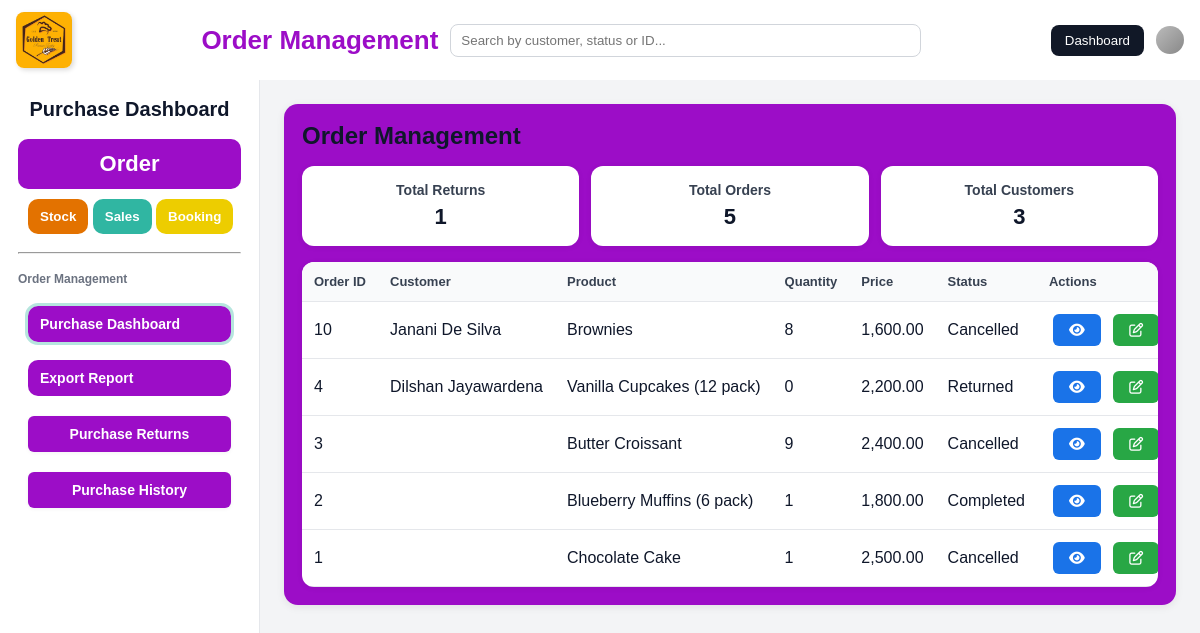
The page /order/order.php on the database its author committed.
### tables this page shows
CREATE TABLE `orders` (
  `id` int(11) NOT NULL,
  `order_number` varchar(64) DEFAULT NULL,
  `user_id` int(11) DEFAULT NULL,
  `order_date` date NOT NULL,
  `customer_name` varchar(100) NOT NULL,
  `customer_email` varchar(255) NOT NULL,
  `product` varchar(100) NOT NULL,
  `quantity` int(11) NOT NULL DEFAULT 1,
  `original_quantity` int(11) NOT NULL DEFAULT 0,
  `price` decimal(10,2) NOT NULL DEFAULT 0.00,
  `total_amount` decimal(10,2) NOT NULL DEFAULT 0.00,
  `original_price` decimal(10,2) NOT NULL DEFAULT 0.00,
  `status` varchar(60) NOT NULL DEFAULT 'Order Received',
  `created_at` timestamp NOT NULL DEFAULT current_timestamp(),
  `updated_at` timestamp NOT NULL DEFAULT current_timestamp() ON UPDATE current_timestamp(),
  `customer_phone` varchar(32) DEFAULT NULL,
  `order_summary` longtext DEFAULT NULL,
  `deleted_at` datetime DEFAULT NULL,
  `deleted_by` int(11) DEFAULT NULL
);

### order/order.php (the view, shortened to what this page needs)
<?php
$host = "localhost";
$user = "root";
$pass = "";
$db   = "golden_treat";
$conn = new mysqli($host, $user, $pass, $db);
$conn->set_charset('utf8mb4');
$sql = "SELECT id, order_date, customer_name, product, quantity, price, status
        FROM orders
        WHERE deleted_at IS NULL
        ORDER BY id DESC";
$stmt = $conn->prepare($sql);
$stmt->execute();
$result = $stmt->get_result();
$orders = $result->fetch_all(MYSQLI_ASSOC);
$res2 = $conn->query("SELECT COUNT(*) AS total_orders FROM orders WHERE deleted_at IS NULL");
$row2 = $res2->fetch_assoc();
$totalOrders = (int)$row2['total_orders'];
$res3 = $conn->query("SELECT COUNT(*) AS total_returns FROM orders WHERE status = 'Returned' AND deleted_at IS NULL");
$row3 = $res3 ? $res3->fetch_assoc() : null; $totalReturns = (int)($row3['total_returns'] ?? 0);
$res4 = $conn->query("SELECT COUNT(DISTINCT customer_name) AS total_customers FROM orders WHERE deleted_at IS NULL"); $row4 = $res4 ? $res4->fetch_assoc() : null; $totalCustomers = (int)($row4['total_customers'] ?? 0);
?>
<!DOCTYPE html>
<html lang="en">
<head>
  <link rel="stylesheet" href="css/order_style.css">
  <link rel="stylesheet" href="https://cdnjs.cloudflare.com/ajax/libs/font-awesome/6.6.0/css/all.min.css"/>
</head>
<body>
  <div class="header">
    <div class="header-left"><img src="logo.jpg" alt="Logo" /></div>
    <div class="header-middle">
      <div class="header-middle-title">Order Management</div>
      <div class="search-bar"><input id="globalSearch" type="text" placeholder="Search by customer, status or ID..." />
      </div>
    </div>
    <div class="header-right">
  <button class="role-btn" onclick="window.location.href='index.html'">Dashboard</button>
      <div class="user-icon"></div>
    </div>
  </div>
  <div class="layout">
    <aside class="sidebar">
      <h1>Purchase Dashboard</h1>
      <nav>
        <button class="salesbtn" disabled>Order</button>
        <div class="otherbtn">
     <button class="Sbtn" onclick="window.location.href='../stoke/stock.php'">Stock</button>
    <button class="Ubtn" onclick="window.location.href='../sales/index.php'">Sales</button>
    <button class="Bbtn" onclick="window.location.href='../booking/index.html'">Booking</button>
        </div>
        <hr />
        <p>Order Management</p>
        <div class="salebtn">
          <button class="tab-btn active" data-page="sales-dashboard">Purchase Dashboard</button>
          <button class="tab-btn" data-page="sales-export">Export Report</button>
          <button type="button" class="orderhistory" onclick="window.location.href='purchase_returns.php'">Purchase Returns</button>
          <button type="button" class="orderhistory" onclick="window.location.href='purchase_history.php'">Purchase History</button>
        </div>
      </nav>
    </aside>
<main class="free-area">
      <section id="orders" class="panel active">
         <div class="content">
        <h2>Order Management</h2>
         <div class="cards">
            <div class="card">
              <h3>Total Returns</h3>
              <p id="cardTotal"><?= $totalReturns ?></p>
            </div>
            <div class="card">
              <h3>Total Orders</h3>
              <p id="cardOrders"><?= $totalOrders ?></p>
            </div>
            <div class="card">
              <h3>Total Customers</h3>
              <p id="cardCustomers"><?= $totalCustomers ?></p>
            </div>
          </div>
        <div class="table-wrap">
        <table>
          <thead>
            <tr>
              <th>Order ID</th>
              <th>Customer</th>
              <th>Product</th>
              <th>Quantity</th>
              <th>Price</th>
              <th>Status</th>
              <th>Actions</th>
            </tr>
          </thead>
          <tbody id="orderTable">
            <?php if(empty($orders)): ?>
              <tr><td colspan="7" style="text-align:center;padding:18px">No orders found</td></tr>
            <?php else: foreach($orders as $o): ?>
              <tr>
                <td><?= htmlspecialchars($o['id']) ?></td>
                <td><?= htmlspecialchars($o['customer_name']) ?></td>
                <td><?= htmlspecialchars($o['product']) ?></td>
                <td><?= (int)$o['quantity'] ?></td>
                <td><?= number_format((float)$o['price'], 2) ?></td>
                <td><?= htmlspecialchars($o['status']) ?></td>
                <td>
                  <button class="btnview"
                    type="button"
                    data-id="<?= htmlspecialchars($o['id']) ?>"
                    data-order-date="<?= htmlspecialchars($o['order_date']) ?>"
                    data-customer_name="<?= htmlspecialchars($o['customer_name']) ?>"
                    data-product="<?= htmlspecialchars($o['product']) ?>"
                    data-quantity="<?= (int)$o['quantity'] ?>"
                    data-price="<?= htmlspecialchars($o['price']) ?>"
                    data-status="<?= htmlspecialchars($o['status']) ?>">
                    <i class="fa-solid fa-eye"></i>
                  </button>
                  <button class="btnupdate"
                    type="button"
                    data-id="<?= htmlspecialchars($o['id']) ?>"
                    data-order-date="<?= htmlspecialchars($o['order_date']) ?>"
                    data-customer="<?= htmlspecialchars($o['customer_name']) ?>"
                    data-product="<?= htmlspecialchars($o['product']) ?>"
                    data-quantity="<?= (int)$o['quantity'] ?>"
                    data-price="<?= htmlspecialchars($o['price']) ?>"
                    data-status="<?= htmlspecialchars($o['status']) ?>">
                    <i class="fa-regular fa-pen-to-square"></i>
                  </button>
                </td>
              </tr>
            <?php endforeach; endif; ?>
          </tbody>
        </table>
        </div>
      </section>
    </main>
  </div>
</body>
</html>

### order/css/order_style.css (style rules this page uses)
:root { --brand: #9c0dc7; --ink: #111827; --paper: #fff; --muted: #6b7280; --soft: #e5e7eb; --warn: #ffc107; --danger: #dc3545; --primary: #007bff; }
* { margin: 0; padding: 0; box-sizing: border-box }
body { font-family: Arial, Helvetica, sans-serif; background: #f4f6f9; color: #0f172a; min-height: 100vh; display: flex; flex-direction: column }
.header { display: flex; align-items: center; justify-content: space-between; background: #fff; padding: 12px 16px; box-shadow: 0 2px 5px rgba(0, 0, 0, .08) }
.header-left img { width: 56px; height: auto; border-radius: 8px; display: block; box-shadow: 2px 2px 5px rgba(0, 0, 0, .15) }
.header-middle { display: flex; align-items: center; gap: 12px; flex: 1; margin: 0 16px; max-width: 720px }
.header-middle-title { font-weight: 800; font-size: 26px; color: var(--brand); white-space: nowrap }
.search-bar { flex: 1; display: flex }
.search-bar input { width: 100%; padding: 8px 10px; border: 1px solid #d1d5db; border-radius: 8px }
.header-right { display: flex; align-items: center; gap: 12px }
.role-btn { background: #111827; color: #fff; padding: 8px 14px; border: none; border-radius: 8px; cursor: pointer }
.user-icon { width: 28px; height: 28px; background: linear-gradient(135deg, #bbb, #888); border-radius: 50% }
.layout { flex: 1; display: flex; min-height: 0 }
.sidebar { width: 260px; background: #fff; padding: 18px; display: flex; flex-direction: column; gap: 10px; border-right: 1px solid #e5e7eb; }
.sidebar h1 { text-align: center; font-size: 20px; margin-bottom: 8px; color: #0f172a }
.sidebar nav { display: flex; flex-direction: column; gap: 10px }
.salesbtn { background: var(--brand); border: none; border-radius: 10px; color: #fff; font-weight: 800; font-size: 22px; padding: 12px; text-align: center }
.otherbtn button { border: none; border-radius: 10px; color: #fff; cursor: pointer; padding: 10px 12px; font-weight: 700; gap: 10px; }
.salebtn button { background: #9c0dc7; border: none; text-align: left; padding: 10px; margin: 10px; border-radius: 6px; cursor: pointer; font-size: 14px; display: flex; flex-direction: column; gap: 10px; color: #fff; }
.Sbtn { background: #e37200; margin-left: 10px; }
.Ubtn { background: #30b6a2 }
.Bbtn { background: #edcd00 }
.sidebar hr { margin: 8px 0 }
.sidebar p { font-size: 12px; color: #6b7280; font-weight: 700 }
.salebtn button { background: var(--brand); text-align: left }
.salebtn button.active { outline: 3px solid rgba(146, 48, 182, 0.35) }
.salebtn { display: flex; flex-direction: column }
.salebtn .tab-btn { background: var(--brand); border: none; border-radius: 10px; color: #fff; cursor: pointer; padding: 10px 12px; font-weight: 700; text-align: left }
.salebtn .tab-btn+.tab-btn { margin-top: 8px }
.salebtn .tab-btn.active { outline: 3px solid rgba(48, 182, 162, .35) }
.free-area { flex: 1; background: #f3f4f6; padding: 24px; overflow: auto }
.panel { display: none }
.panel.active { display: block }
.content { background: #9c0dc7; border-radius: 14px; padding: 18px; box-shadow: 0 2px 8px rgba(0, 0, 0, .08); display: flex; flex-direction: column; gap: 16px }
.cards { display: grid; grid-template-columns: repeat(3, 1fr); gap: 12px }
.card { background: #fff; border-radius: 12px; padding: 16px; box-shadow: 0 1px 6px rgba(0, 0, 0, .06); text-align: center }
.card h3 { font-size: 14px; color: #374151 }
.card p { font-size: 22px; font-weight: 800; margin-top: 6px; color: #0f172a }
.table-wrap { background: #fff; border-radius: 12px; box-shadow: 0 1px 6px rgba(0, 0, 0, .06); overflow: auto }
table { width: 100%; border-collapse: collapse }
th, td { padding: 12px; border-bottom: 1px solid #e5e7eb; text-align: left; white-space: nowrap }
th { background: #f9fafb; font-size: 13px; color: #374151; cursor: pointer; position: sticky; top: 0 }
.btnview, .btnupdate, .btndelete, .btnreturn { padding: 8px 16px; border: none; border-radius: 6px; font-size: 14px; cursor: pointer; transition: all 0.2s ease-in-out; margin: 0 4px; color: white; }
.btnview { background-color: #1a73e8; }
.btnupdate { background-color: #28a745; }
.orderhistory { background: var(--brand); color: #fff; border: none; border-radius: 6px; padding: 10px 12px; margin: 10px 0; font-weight: 700; font-size: 14px; text-align: left; cursor: pointer; display: flex; align-items: center; gap: 10px; width: calc(100% - 20px); box-shadow: 0 1px 4px rgba(0,0,0,0.05); }

### rows shown on the page
orders: id "10", customer_name "Janani De Silva", product "Brownies", quantity "8", price "1,600.00", status "Cancelled"
orders: id "4", customer_name "Dilshan Jayawardena", product "Vanilla Cupcakes (12 pack)", quantity "0", price "2,200.00", status "Returned"
orders: id "3", product "Butter Croissant", quantity "9", price "2,400.00", status "Cancelled"
orders: id "2", product "Blueberry Muffins (6 pack)", quantity "1", price "1,800.00", status "Completed"
orders: id "1", product "Chocolate Cake", quantity "1", price "2,500.00", status "Cancelled"

### other values the page prints
$totalReturns "1"
$totalOrders "5"
$totalCustomers "3"
